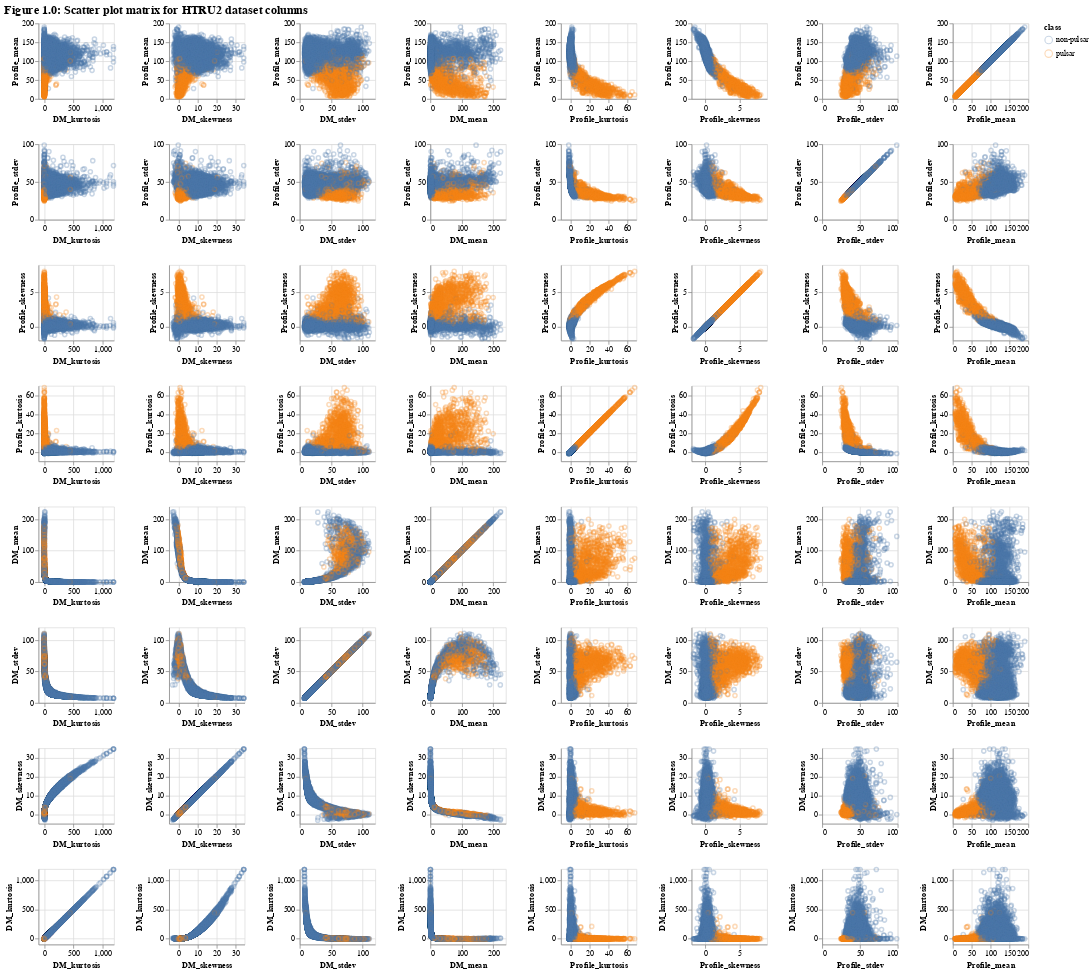

Write notebook code for a chart like this one.
### Markdown cell above
Using our training data, we create our scatter plot matrix of all of our columns, so we can assess which variables may be good predictors.

### Code cell
pulsar_data_scatter_plot_matrix = (
    alt.Chart(pulsar_data_train)
    .mark_point(opacity=0.3)
    .encode(
        x=alt.X(alt.repeat("column"), type="quantitative"),
        y=alt.Y(alt.repeat("row"), type="quantitative"),
        color="class",
    )
    .properties(width=100, height=100)
    .repeat(
        row=[
            "Profile_mean", "Profile_stdev", "Profile_skewness", "Profile_kurtosis",
            "DM_mean", "DM_stdev", "DM_skewness", "DM_kurtosis"
        ],
        column=[
            "DM_kurtosis", "DM_skewness", "DM_stdev", "DM_mean",
            "Profile_kurtosis", "Profile_skewness", "Profile_stdev", "Profile_mean"
        ]
    )
    .properties(title="Figure 1.0: Scatter plot matrix for HTRU2 dataset columns")
    .configure_title(fontSize=16)
)

pulsar_data_scatter_plot_matrix

### Figure 1 — Vega-Lite specification as saved in the notebook (floating-point values rounded to 4 significant figures; data arrays with more than 128 entries replaced by an {"elided": "..."} marker saying what was removed)
{"config": {"view": {"continuousWidth": 400, "continuousHeight": 300}, "title": {"fontSize": 16}}, "repeat": {"column": ["DM_kurtosis", "DM_skewness", "DM_stdev", "DM_mean", "Profile_kurtosis", "Profile_skewness", "Profile_stdev", "Profile_mean"], "row": ["Profile_mean", "Profile_stdev", "Profile_skewness", "Profile_kurtosis", "DM_mean", "DM_stdev", "DM_skewness", "DM_kurtosis"]}, "spec": {"data": {"name": "data-c0b05b99c1064633286dde300ecf5b48"}, "mark": {"type": "point", "opacity": 0.3}, "encoding": {"color": {"field": "class", "type": "nominal"}, "x": {"field": {"repeat": "column"}, "type": "quantitative"}, "y": {"field": {"repeat": "row"}, "type": "quantitative"}}, "height": 100, "width": 100}, "title": "Figure 1.0: Scatter plot matrix for HTRU2 dataset columns", "$schema": "https://vega.github.io/schema/vega-lite/v4.17.0.json", "datasets": {"data-c0b05b99c1064633286dde300ecf5b48": {"elided": "13423 records"}}}
